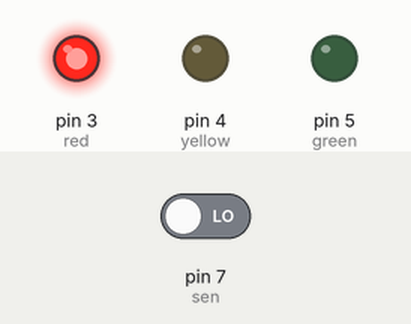
This sketch was run on a simulated Arduino Uno, built with avr-gcc and run on an emulated ATmega328P. On the bench: output pins drawn as LEDs (lit = HIGH). The test bench sets the inputs (shaded band); at power-on: pin 7 (sen) LOW.

Above: at 1.2 s.
1.3 s: pin 7 (sen) driven HIGH
At 1.6 s:
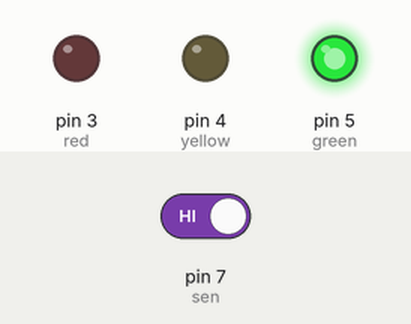
2.8 s: pin 7 (sen) driven LOW
At 3.9 s:
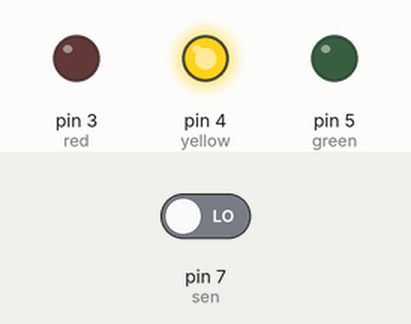
Timing chart, 0 to 6.3 s (numbered marks = the images above; inputs shaded):
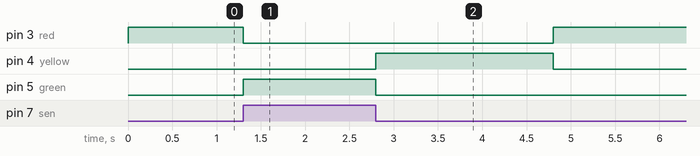

Measured:
- after the input at 1.3 s, pin 3 (red): HIGH → LOW at once; pin 5 (green): LOW → HIGH at once
- after the input at 2.8 s, pin 3 (red): LOW → HIGH after 2.0 s; pin 4 (yellow): LOW → HIGH at once, → LOW 2.0 s later; pin 5 (green): HIGH → LOW at once

The sketch:

Traffic.ino
```cpp
#define r 0
#define y 1
#define g 2
int red=3,yellow=4,green=5;
int sen=7, senState;
static unsigned long ts;
int state=r;
bool flag=HIGH;
void setup() {
  pinMode(red,OUTPUT);
  pinMode(yellow,OUTPUT);
  pinMode(green,OUTPUT);
  pinMode(sen,INPUT);
}

void loop() {
  senState=digitalRead(sen);
  switch(senState)
  {
    case HIGH:
      switch(state)
      {
        case r:
          digitalWrite(red,HIGH);
          digitalWrite(yellow,LOW);
          digitalWrite(green,LOW);
          state=g;
        break;
        case y:
          digitalWrite(red,LOW);
          digitalWrite(yellow,HIGH);
          digitalWrite(green,LOW);
          state=g;
        break;
        case g:
          digitalWrite(red,LOW);
          digitalWrite(yellow,LOW);
          digitalWrite(green,HIGH);
          state=g;
        break;
        }
    break;
    case LOW:
      switch(state)
      {
        case r:
          digitalWrite(red,HIGH);
          digitalWrite(yellow,LOW);
          digitalWrite(green,LOW);
          state=r;
        break;
        case y:
          if(flag)
          {
            ts=millis();
           }
          flag=LOW;
          digitalWrite(red,LOW);
          digitalWrite(yellow,HIGH);
          digitalWrite(green,LOW);
          if(millis()>ts+2000)
          {
            state=r;
            flag=HIGH;
          }
        break;
        case g:
          digitalWrite(red,LOW);
          digitalWrite(yellow,LOW);
          digitalWrite(green,HIGH);
          state= y;
        break;
        }
    break;
    }
}
```
